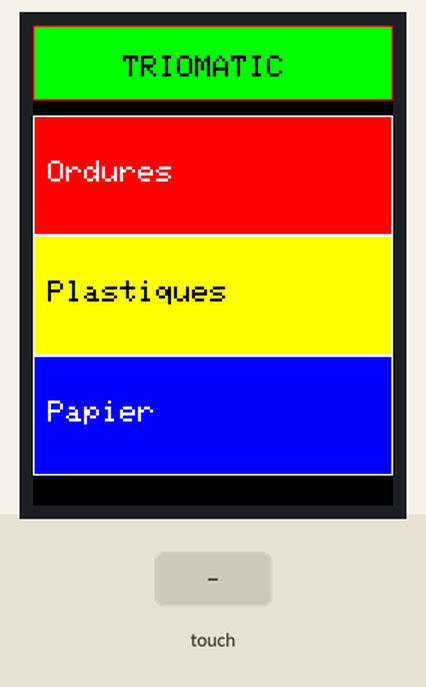
This sketch was run on a simulated Arduino Uno, built with avr-gcc and run on an emulated ATmega328P. Parts: 240×320 colour display. The inputs (shaded band) are chosen by the test bench. What the sketch prints to the serial monitor is not drawn.

Above: at 1.5 s.
1.6 s: touch panel pressed at 13 % / 10 % of its raw x / y range
At 3.1 s:
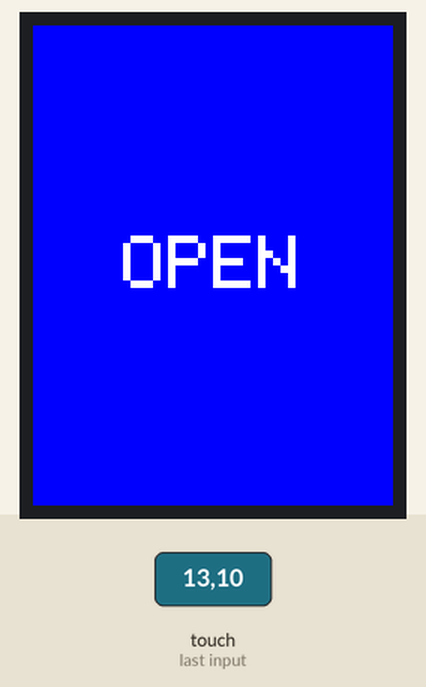
At 13.9 s:
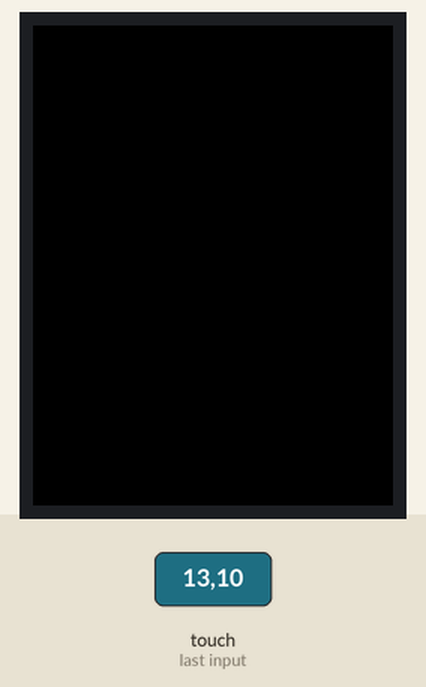
Timing chart, 0 to 15.4 s (numbered marks = the images above; inputs shaded):
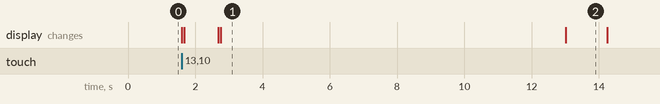

The sketch:

PATATORv2_Emetteur.ino
```cpp
#include <Adafruit_GFX.h>
#include <Adafruit_TFTLCD.h>
#include <TouchScreen.h>
#include <Wire.h>

// Pins for TFT
#define LCD_CS A3
#define LCD_CD A2
#define LCD_WR A1
#define LCD_RD A0
#define LCD_RESET A4

// Touchscreen pins
#define YP A3  // must be an analog pin, use "An" notation!
#define XM A2  // must be an analog pin, use "An" notation!
#define YM 9   // can be a digital pin
#define XP 8   // can be a digital pin

#define TS_MINX 100
#define TS_MAXX 920
#define TS_MINY 70
#define TS_MAXY 900
#define MINPRESSURE 10
#define MAXPRESSURE 1000

// TFT and TouchScreen objects
Adafruit_TFTLCD tft(LCD_CS, LCD_CD, LCD_WR, LCD_RD, LCD_RESET);
TouchScreen ts = TouchScreen(XP, YP, XM, YM, 300);

// Define colors
#define BLACK   0x0000
#define WHITE   0xFFFF
#define YELLOW  0xFFE0
#define GREEN   0x07E0
#define BLUE    0x001F
#define RED     0xF800

// Text areas
struct TouchArea {
  int x, y, w, h;
  const char *label;
  uint16_t backgroundColor;
  uint16_t textColor;
  int code;
};

TouchArea touchAreas[3] = {
  {0, 60, 240, 80, "Ordures", RED, WHITE, 1},
  {0, 140, 240, 80, "Plastiques", YELLOW, BLACK, 2},
  {0, 220, 240, 80, "Papier", BLUE, WHITE, 3}
};

void setup(void) {
  Serial.begin(9600);
  Wire.begin(); // Initialize as master
  Serial.println("Initializing screen...");
  //tft.reset();
  tft.begin(0x9341);
  tft.setRotation(0); // Adjust screen orientation to portrait
  tft.fillScreen(BLACK);
  Serial.println("Screen initialized.");

  drawTitle();
  drawInitialButtons();
}

void loop(void) {
  TSPoint p = ts.getPoint();
  pinMode(XM, OUTPUT);
  pinMode(YP, OUTPUT);

  if (p.z > MINPRESSURE && p.z < MAXPRESSURE) {
    p.x = map(p.x, TS_MINX, TS_MAXX, tft.width(), 0);
    p.y = map(p.y, TS_MINY, TS_MAXY, tft.height(), 0);
    Serial.print("Touch detected at (");
    Serial.print(p.x);
    Serial.print(", ");
    Serial.print(p.y);
    Serial.println(")");

    for (int i = 0; i < 3; i++) {
      if (isTouchWithinArea(p, touchAreas[i])) {
        Serial.print("Button ");
        Serial.print(touchAreas[i].label);
        Serial.println(" pressed.");

        handleButtonPress(touchAreas[i]);
      }
    }
  }
}

void drawTitle() {
  int x = 0, y = 0, w = 240, h = 50;
  tft.fillRect(x, y, w, h, GREEN);
  tft.drawRect(x, y, w, h, RED);
  tft.setCursor(x + 60, y + 20);
  tft.setTextColor(BLACK);
  tft.setTextSize(2);
  tft.print("TRIOMATIC");
  Serial.println("Title TRIOMATIC drawn.");
}

void drawInitialButtons() {
  for (int i = 0; i < 3; i++) {
    drawButton(touchAreas[i]);
    Serial.print("Button ");
    Serial.print(touchAreas[i].label);
    Serial.println(" displayed.");
  }
}

void drawButton(TouchArea area) {
  tft.fillRect(area.x, area.y, area.w, area.h, area.backgroundColor);
  tft.drawRect(area.x, area.y, area.w, area.h, WHITE);
  tft.setCursor(area.x + 10, area.y + 30);
  tft.setTextColor(area.textColor);
  tft.setTextSize(2);
  tft.print(area.label);
}

bool isTouchWithinArea(TSPoint p, TouchArea area) {
  return (p.x >= area.x && p.x <= (area.x + area.w) &&
          p.y >= area.y && p.y <= (area.y + area.h));
}

void handleButtonPress(TouchArea area) {
  showOpeningScreen(area);
  delay(9000);
  tft.reset();
  delay(100);
  tft.begin(0x9341);
  tft.setRotation(0); // Adjust screen orientation to portrait
  tft.fillScreen(BLACK);
  delay(1000);
  returnToMainScreen();
}

void showOpeningScreen(TouchArea area) {
  tft.fillScreen(BLACK);
  tft.setCursor(60, 140);
  tft.setTextColor(WHITE);
  tft.setTextSize(3);
  tft.print("PREPARE");
  delay(1000);
  //sendI2CMessage(area.code);
  //tft.reset();
  //tft.fillScreen(BLACK);
  //delay(1000);
  tft.fillScreen(area.backgroundColor);
  tft.setCursor(60, 140);
  tft.setTextColor(area.textColor);
  tft.setTextSize(5);
  tft.print("OPEN");
  delay(1000);
  Serial.print("Showing opening screen for ");
  Serial.println(area.label);
}

void returnToMainScreen() {
  tft.fillScreen(BLACK);
  drawTitle();
  drawInitialButtons();
  Serial.println("Returned to main screen.");
}

void sendI2CMessage(int message) {
  Wire.beginTransmission(8); // Slave address
  Wire.write(message); // Send the message
  int error = Wire.endTransmission(); // End the transmission
  if (error == 0) {
    Serial.print("Transmission of '");
    Serial.print(message);
    Serial.println("' successful.");
  } else {
    Serial.print("Transmission error: ");
    Serial.println(error);
  }
}
```

Measured:
- after the input at 1.6 s, the display: first changes at once (image 1 shows a later state)
- what the display in image 1 shows lasts 10.2 s, from 2.8 s to 13.0 s
